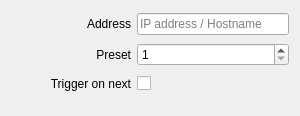
<?xml version="1.0" encoding="UTF-8"?>
<ui version="4.0">
 <class>InspectorSpyderPresetWidget</class>
 <widget class="QWidget" name="InspectorSpyderPresetWidget">
  <property name="geometry">
   <rect>
    <x>0</x>
    <y>0</y>
    <width>300</width>
    <height>116</height>
   </rect>
  </property>
  <property name="windowTitle">
   <string>Form</string>
  </property>
  <layout class="QGridLayout" name="gridLayout">
   <property name="bottomMargin">
    <number>20</number>
   </property>
   <item row="2" column="0">
    <widget class="QLabel" name="labelTriggerOnNext">
     <property name="minimumSize">
      <size>
       <width>120</width>
       <height>0</height>
      </size>
     </property>
     <property name="text">
      <string>Trigger on next</string>
     </property>
     <property name="alignment">
      <set>Qt::AlignRight|Qt::AlignTrailing|Qt::AlignVCenter</set>
     </property>
    </widget>
   </item>
   <item row="1" column="1">
    <widget class="QSpinBox" name="spinBoxPreset">
     <property name="sizePolicy">
      <sizepolicy hsizetype="Expanding" vsizetype="Fixed">
       <horstretch>0</horstretch>
       <verstretch>0</verstretch>
      </sizepolicy>
     </property>
     <property name="minimum">
      <number>1</number>
     </property>
     <property name="maximum">
      <number>99</number>
     </property>
    </widget>
   </item>
   <item row="1" column="0">
    <widget class="QLabel" name="labelPreset">
     <property name="minimumSize">
      <size>
       <width>120</width>
       <height>0</height>
      </size>
     </property>
     <property name="text">
      <string>Preset</string>
     </property>
     <property name="alignment">
      <set>Qt::AlignRight|Qt::AlignTrailing|Qt::AlignVCenter</set>
     </property>
    </widget>
   </item>
   <item row="0" column="1">
    <widget class="QLineEdit" name="lineEditAddress">
     <property name="placeholderText">
      <string>IP address / Hostname</string>
     </property>
    </widget>
   </item>
   <item row="0" column="0">
    <widget class="QLabel" name="labelAddress">
     <property name="minimumSize">
      <size>
       <width>120</width>
       <height>0</height>
      </size>
     </property>
     <property name="text">
      <string>Address</string>
     </property>
     <property name="alignment">
      <set>Qt::AlignRight|Qt::AlignTrailing|Qt::AlignVCenter</set>
     </property>
    </widget>
   </item>
   <item row="2" column="1">
    <layout class="QHBoxLayout" name="horizontalLayoutTriggerOnNext">
     <item>
      <widget class="QCheckBox" name="checkBoxTriggerOnNext">
       <property name="layoutDirection">
        <enum>Qt::RightToLeft</enum>
       </property>
       <property name="text">
        <string/>
       </property>
      </widget>
     </item>
     <item>
      <spacer name="horizontalSpacerTriggerOnNext2">
       <property name="orientation">
        <enum>Qt::Horizontal</enum>
       </property>
       <property name="sizeHint" stdset="0">
        <size>
         <width>40</width>
         <height>20</height>
        </size>
       </property>
      </spacer>
     </item>
    </layout>
   </item>
  </layout>
 </widget>
 <tabstops>
  <tabstop>lineEditAddress</tabstop>
  <tabstop>spinBoxPreset</tabstop>
  <tabstop>checkBoxTriggerOnNext</tabstop>
 </tabstops>
 <resources/>
 <connections>
  <connection>
   <sender>lineEditAddress</sender>
   <signal>textChanged(QString)</signal>
   <receiver>InspectorSpyderPresetWidget</receiver>
   <slot>addressChanged(QString)</slot>
   <hints>
    <hint type="sourcelabel">
     <x>196</x>
     <y>29</y>
    </hint>
    <hint type="destinationlabel">
     <x>206</x>
     <y>45</y>
    </hint>
   </hints>
  </connection>
  <connection>
   <sender>spinBoxPreset</sender>
   <signal>valueChanged(int)</signal>
   <receiver>InspectorSpyderPresetWidget</receiver>
   <slot>presetChanged(int)</slot>
   <hints>
    <hint type="sourcelabel">
     <x>196</x>
     <y>85</y>
    </hint>
    <hint type="destinationlabel">
     <x>0</x>
     <y>41</y>
    </hint>
   </hints>
  </connection>
  <connection>
   <sender>checkBoxTriggerOnNext</sender>
   <signal>stateChanged(int)</signal>
   <receiver>InspectorSpyderPresetWidget</receiver>
   <slot>triggerOnNextChanged(int)</slot>
   <hints>
    <hint type="sourcelabel">
     <x>110</x>
     <y>109</y>
    </hint>
    <hint type="destinationlabel">
     <x>206</x>
     <y>139</y>
    </hint>
   </hints>
  </connection>
 </connections>
 <slots>
  <slot>addressChanged(QString)</slot>
  <slot>presetChanged(int)</slot>
  <slot>triggerOnNextChanged(int)</slot>
  <slot>portChanged(QString)</slot>
 </slots>
</ui>
